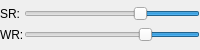
       <widget class="QWidget" name="WdgLpanel_4" native="true">
        <property name="minimumSize">
         <size>
          <width>100</width>
          <height>50</height>
         </size>
        </property>
        <property name="maximumSize">
         <size>
          <width>16777215</width>
          <height>50</height>
         </size>
        </property>
        <layout class="QGridLayout" name="gridLayout_10">
         <property name="leftMargin">
          <number>0</number>
         </property>
         <property name="topMargin">
          <number>0</number>
         </property>
         <property name="rightMargin">
          <number>0</number>
         </property>
         <property name="bottomMargin">
          <number>0</number>
         </property>
         <property name="spacing">
          <number>0</number>
         </property>
         <item row="2" column="1">
          <widget class="QSlider" name="slSr">
           <property name="toolTip">
            <string>Spectrum Rate</string>
           </property>
           <property name="minimum">
            <number>1</number>
           </property>
           <property name="maximum">
            <number>29</number>
           </property>
           <property name="pageStep">
            <number>1</number>
           </property>
           <property name="value">
            <number>10</number>
           </property>
           <property name="orientation">
            <enum>Qt::Horizontal</enum>
           </property>
           <property name="invertedAppearance">
            <bool>true</bool>
           </property>
           <property name="invertedControls">
            <bool>false</bool>
           </property>
          </widget>
         </item>
         <item row="3" column="1">
          <widget class="QSlider" name="slWr">
           <property name="toolTip">
            <string>Watterfall rate</string>
           </property>
           <property name="minimum">
            <number>1</number>
           </property>
           <property name="maximum">
            <number>100</number>
           </property>
           <property name="pageStep">
            <number>1</number>
           </property>
           <property name="value">
            <number>30</number>
           </property>
           <property name="orientation">
            <enum>Qt::Horizontal</enum>
           </property>
           <property name="invertedAppearance">
            <bool>true</bool>
           </property>
          </widget>
         </item>
         <item row="2" column="0">
          <widget class="QLabel" name="label_11">
           <property name="text">
            <string>SR:</string>
           </property>
          </widget>
         </item>
         <item row="3" column="0">
          <widget class="QLabel" name="label_12">
           <property name="text">
            <string>WR:</string>
           </property>
          </widget>
         </item>
        </layout>
       </widget>
